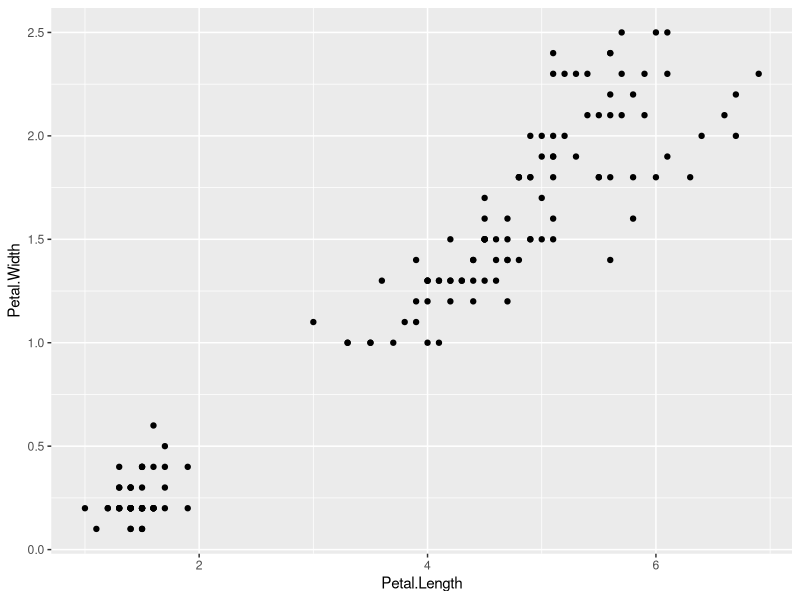
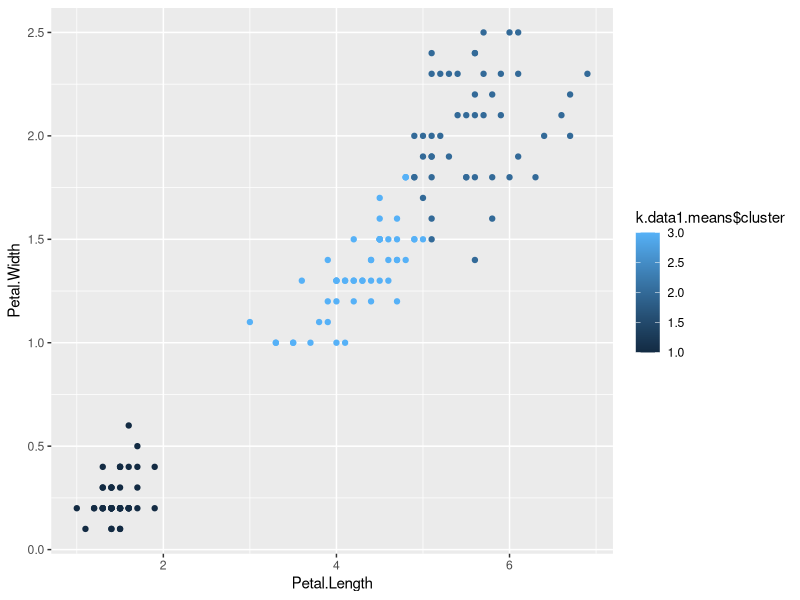
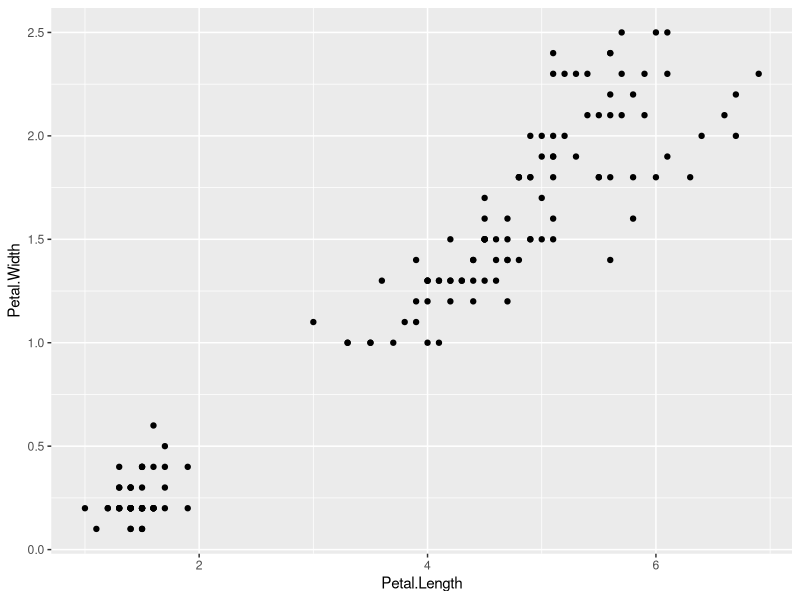
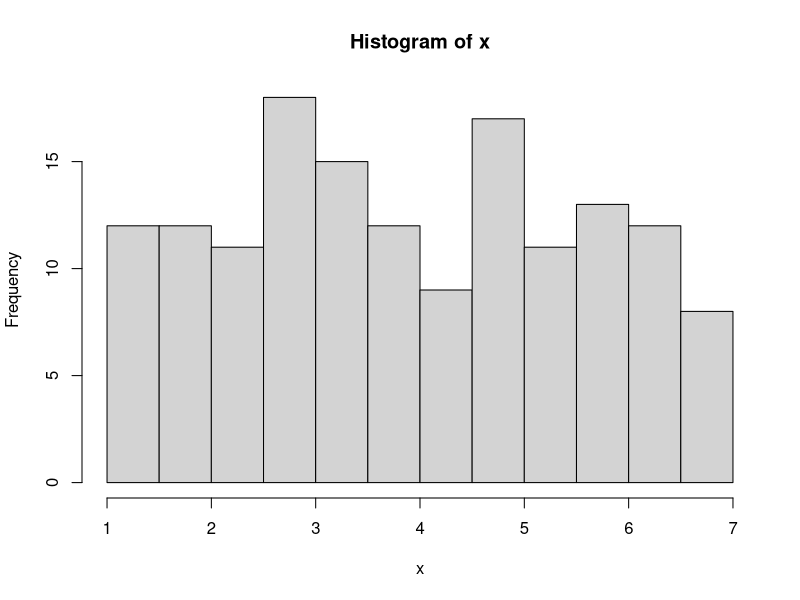
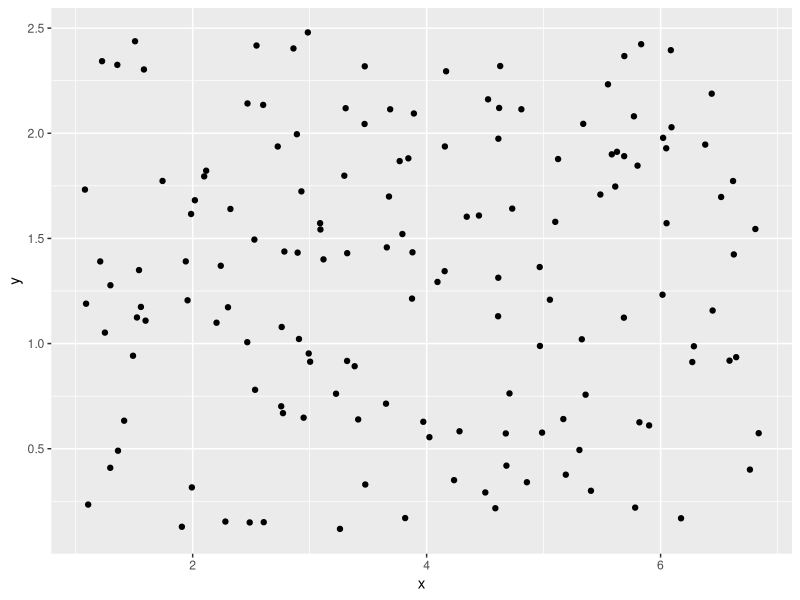
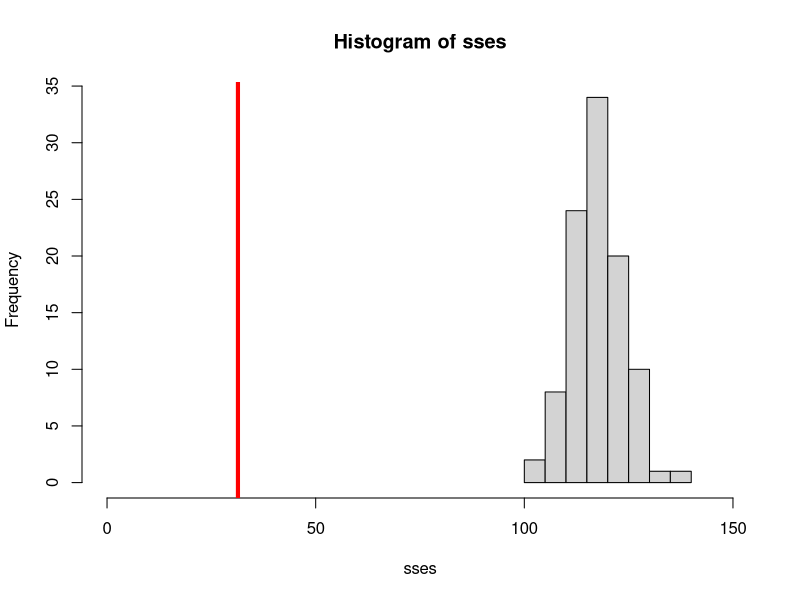

The R script that drew these images, in order:
#read data from any file
k.data1<-iris
set.seed(760);
cs<-complete.cases(k.data1)
sum(cs)
#k.data1 <-read.csv2(file.choose(), header =TRUE)

#run k-means
k.data1.means <- kmeans(k.data1[,3:4], centers = 3, iter.max = 100, nstart = 10,
                         algorithm = c("Hartigan-Wong", "Lloyd", "Forgy","MacQueen"), trace=FALSE)

library(ggplot2)
ggplot(k.data1, aes(Petal.Length, Petal.Width)) + geom_point()
ggplot(k.data1, aes(Petal.Length, Petal.Width, color = k.data1.means$cluster)) + geom_point()


#print centers
k.data1.means$centers 

#print cluster of each element
k.data1.means$cluster

#sum of the square of the distance from each data point to the cluster center (SSE)
k.data1.means$withinss #lower is better
sum(k.data1.means$withinss)
SSE <- k.data1.means$tot.withinss #easier way
SSE
#sum of the squared distance between cluster centers (SSB)
k.data1.means$betweenss #higher is better

# COMPARE TO UNIFORM DISTRIBUTION 

library(ggplot2)
ggplot(k.data1, aes(Petal.Length, Petal.Width)) + geom_point()

# to find min-max
summary(iris)
# 150 points in the same range as iris dataset
x<-runif(150,1.0,6.9)
y<-runif(150,0.1,2.5)
#plot(x,y)
hist(x)
#create a data frame
mydf<-data.frame(x=x,y=y)
#display the points
ggplot(mydf, aes(x,y)) + geom_point()

sse_f <- function(k) {
  x<-runif(150,1.0,6.9)
  y<-runif(150,0.1,2.5)
  #x<-rnorm(150,0,1)
  #y<-rnorm(150,0,0.5)
  mydata<-data.frame(x=x,y=y)
  km<-kmeans(mydata,3)
  return(km$tot.withinss)
}
# 100 iterations 
sses <- sapply(1:100, sse_f)
par(bg = "white")
hist(sses, xlim = c(0, 150))
# our obs
abline(v=SSE,col="red", lwd=4)

M <- mean(sses)
M
s <- sd(sses)
(SSE-M)/s #compare to -1.65
